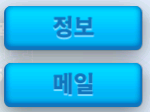
#> input picture images/2menus.PNG, 150 x 112 px, given in place of i, which was not available
$ python -i OCRHelper.py   (imports and definitions only)
#> lines starting #> are read from the running program, lines starting #| are printed output that depends on the picture; pictures that were not available may be replaced by others from this repository, and a replacement may not be noted
import numpy as np
import matplotlib.pyplot as plt
import glob
import cv2
import pandas as pd
import datetime

from configs import *

import pytesseract
# tesseract_path = r'C:\Program Files\Tesseract-OCR\tesseract.exe'
pytesseract.pytesseract.tesseract_cmd = tesseract_path

# profile_path = './Screenshots/'
# profile_list = glob.glob(profile_path + '*.png')

class Player():
    # [12 lines left out: function __init__, not called in this run]

    def __repr__(self):
        return self.name

    # [34 lines left out: functions __str__, __sub__, img_ocr, not called in this run]

def bin_inv(img, thr=145, show=False, inv=True):
    if inv:
        ret,thresh2 = cv2.threshold(img,thr,255,cv2.THRESH_BINARY_INV)
    elif not inv:
        ret,thresh2 = cv2.threshold(img,thr,255,cv2.THRESH_BINARY)
    # tesseract configuration, numbers only
    # config가 오히려 에러를 발견하기 힘들게 함
    # config = ''
    # config = '-c tessedit_char_whitelist=0123456789'
    ocr_result = pytesseract.image_to_string(thresh2)
    str_result = ocr_result.replace(',', '').replace('.', '').replace(' ','').strip()
    # 숫자가 0만 있는경우 np.mean 값이 255에 가까움
    if not str_result.isdigit() and np.mean(thresh2) > 248:
        ocr_result = '0'

    elif not str_result.isdigit():
        for offset in [-20, -10, 10, 20]:
            tmp_r = img_ocr(img, thr+offset, inv)
            if tmp_r:
                ocr_result = str(tmp_r)
                break

    if show:
        plt.imshow(thresh2, 'gray')
        plt.show()
        print(ocr_result)

    return thresh2, ocr_result

# [7 lines left out: function str2num, not called in this run]

def load_id2name(file_path, id2name=None):
    # load xlsx file
    # xlsx format ex) ID : [1, 2, 3], name : ['a', 'b', 'c']
    # if you want to expand id2name with new xlsx,
    # then give argument like id2name=load_id2name('id2name.xlsx')

    try:
        df_id2name = pd.read_excel(file_path)
        print('Loaded {} as id2name'.format(file_path))
    except FileNotFoundError:
        print('No such file or directory {}'.format(file_path))
        print('Function will return empty dictionary')
        return dict([])

    if id2name==None:
        id2name = dict([])

    for i in range(len(df_id2name)):
        row = df_id2name.loc[i]
        if type(row['name']) is not str:
            id2name[row['ID']] = ''
        else:
            id2name[row['ID']] = row['name']

    return id2name

def ocr_profiles(profile_list, id2name=load_id2name('id2name.xlsx')):
#> called with profile_list = 'images/2menus.PNG'
    Players = dict([])
    L = len(profile_list)
    for i, fn in enumerate(profile_list):
        print('{}/{}'.format(i+1,L))
        img = cv2.imread(fn,0)
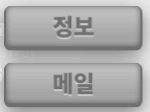
#> img: shape (112, 150); min 110, max 236, mean 168.8

        IDp = crop_dict['ID']
        powerp = crop_dict['power']
        killp = crop_dict['kill']

        img_ID = img[IDp[0]:IDp[1], IDp[2]:IDp[3]]
#> img_ID = empty array
        img_power = img[powerp[0]:powerp[1], powerp[2]:powerp[3]]
#> img_power = empty array
        img_kill = img[killp[0]:killp[1], killp[2]:killp[3]]
#> img_kill = empty array

        _, str_ID = bin_inv(img_ID)
#> in bin_inv, `ret,thresh2 = cv2.threshold(img,thr,255,cv2.THRESH_BINARY_INV)`: ret = 145
        _, str_power = bin_inv(img_power, thr=150)
        _, str_kill = bin_inv(img_kill, thr=150)

        ID, power, kill = str2num(str_ID), str2num(str_power), str2num(str_kill)

        Players[ID] = Player(ID,power,kill)
        Players[ID].path = fn.split('\\')[-1]

        try:
            Players[ID].name = id2name[ID]
        except KeyError:
            print('KeyError!! : checkt {}'.format(Players[ID].path))
            Players[ID].name = ''
    return Players

# [183 lines left out: functions ocr_profiles_detail, Players2df, Players2df_detail, save_id2name, load_profiles, calc_diff and 1 more, not called in this run]

#> (the run stopped early here; a loop or call above may not have finished)

$ run again, on images/4menus.PNG
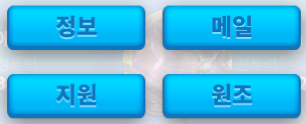
#> input picture images/4menus.PNG, 306 x 124 px, given in place of i, which was not available
#> in ocr_profiles, `img = cv2.imread(fn,0)`:
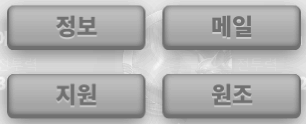
#> img: shape (124, 306); min 109, max 247, mean 174.6
#> img_ID = empty array
#> ret = 145

$ run again, on images/7menus.PNG
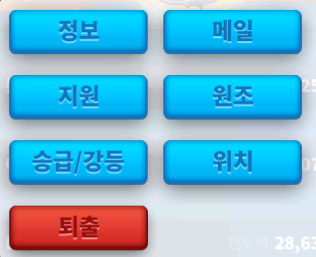
#> input picture images/7menus.PNG, 316 x 257 px, given in place of i, which was not available
#> in ocr_profiles, `img = cv2.imread(fn,0)`:
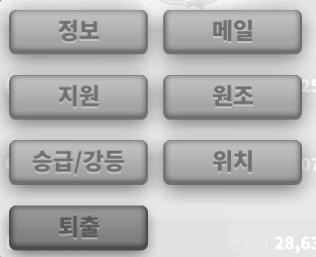
#> img: shape (257, 316); min 70, max 255, mean 179
#> img_ID = empty array
#> ret = 145
